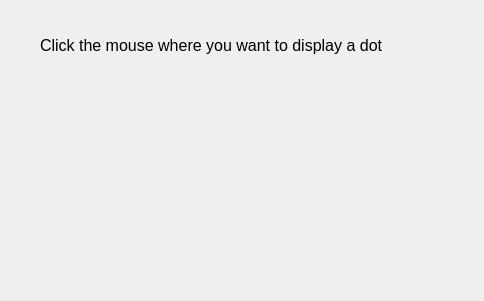
<?xml version="1.0" encoding="UTF-8"?>
<ui version="4.0">
 <class>Dialog</class>
 <widget class="QDialog" name="Dialog">
  <property name="geometry">
   <rect>
    <x>0</x>
    <y>0</y>
    <width>484</width>
    <height>301</height>
   </rect>
  </property>
  <property name="windowTitle">
   <string>Dialog</string>
  </property>
  <widget class="QLabel" name="label">
   <property name="geometry">
    <rect>
     <x>40</x>
     <y>30</y>
     <width>371</width>
     <height>31</height>
    </rect>
   </property>
   <property name="font">
    <font>
     <family>MS Sans Serif</family>
     <pointsize>12</pointsize>
    </font>
   </property>
   <property name="text">
    <string>Click the mouse where you want to display a dot</string>
   </property>
  </widget>
 </widget>
 <resources/>
 <connections/>
</ui>
